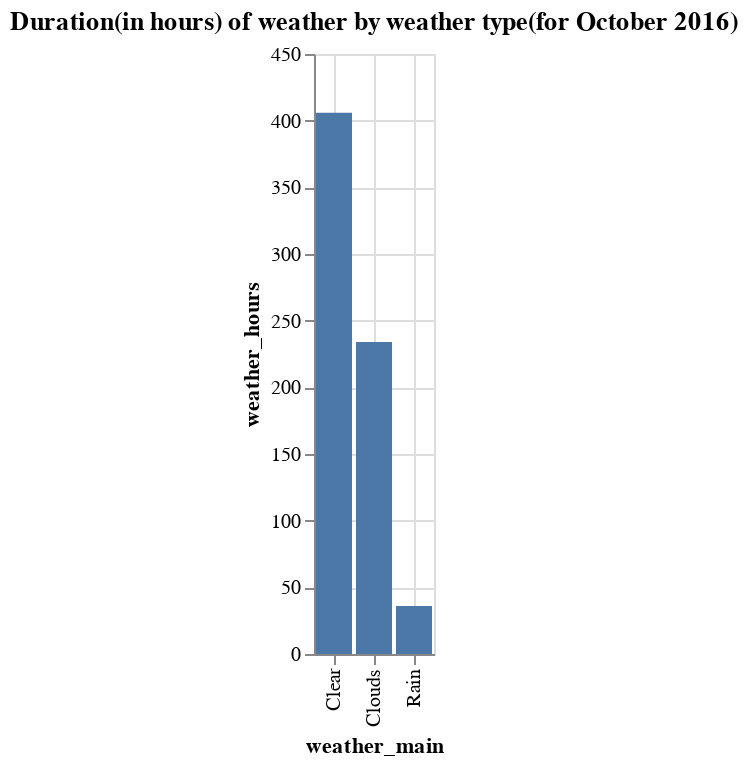

The cell this chart's notebook holds for it:
### Code cell
%chart weather_main, weather_hours, width = 500, title = "Duration(in hours) of weather by weather type(for October 2016)"

### Figure 1 — Vega-Lite specification as saved in the notebook (floating-point values rounded to 4 significant figures)
{"$schema": "https://vega.github.io/schema/vega-lite/v3.json", "data": {"format": {"type": "csv"}, "values": "\"weather_hours\",\"weather_main\"\n\"406\",\"Clear\"\n\"36\",\"Rain\"\n\"234\",\"Clouds\"\n"}, "encoding": {"x": {"axis": {"grid": true, "title": "weather_main"}, "field": "weather_main", "type": "nominal"}, "y": {"axis": {"grid": true, "title": "weather_hours"}, "field": "weather_hours", "type": "quantitative"}}, "mark": {"color": "#4C78A8", "type": "bar"}, "title": "Duration(in hours) of weather by weather type(for October 2016)", "width": "500"}
